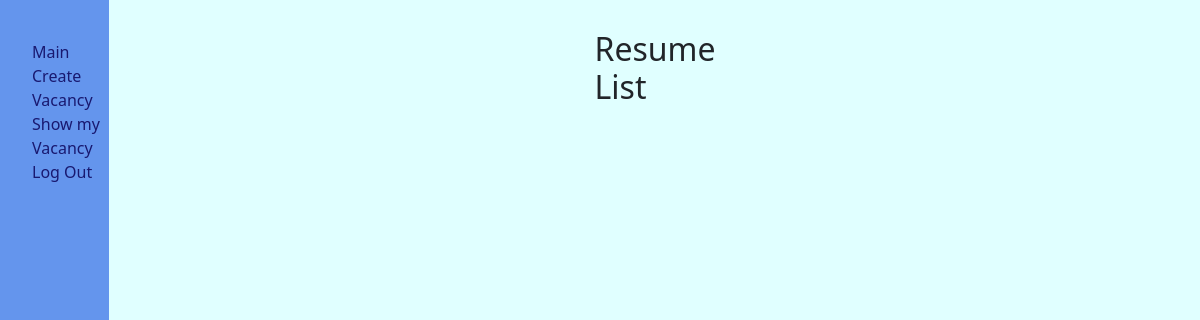
The page /employer/ on the database as committed earlier.
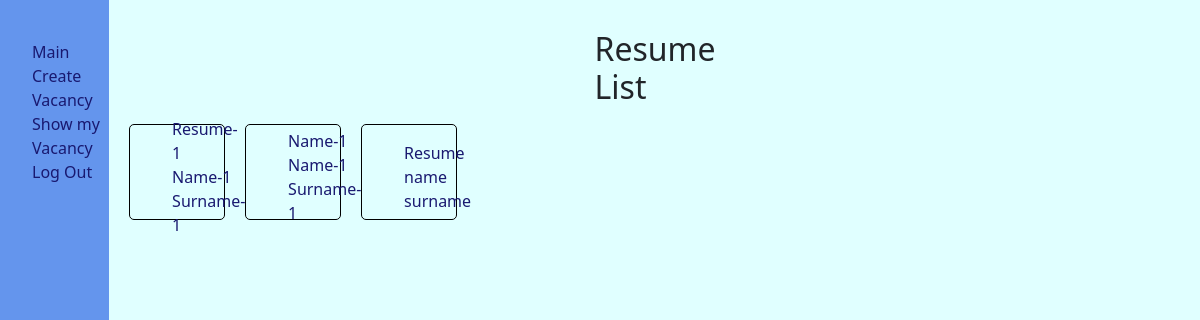
The same page on the database as committed later.
### main/models.py (models this page shows, shortened)
class Resume(models.Model):
    user = models.ForeignKey(User, on_delete=models.DO_NOTHING)
    title = models.CharField(max_length=255)
    name = models.CharField(max_length=255)
    surname = models.CharField(max_length=255)
    patronymic = models.CharField(max_length=255)
    birthdate = models.DateField()
    email = models.EmailField()
    skills = models.TextField()
    experience = models.TextField()
    education = models.TextField()
    slug = models.CharField(max_length=255, unique=True, null=True, blank=True)

### main/views.py (the view)
# urls.py: path('employer/', Employer.as_view(), name='employer'),
class Employer(ListView):
    model = Resume
    template_name = 'employer/employer.html'
    context_object_name = 'resumes'

### main/templates/employer/employer.html
{% extends 'extends/base.html' %}
{% block content %}
    <div class="resumes">
    <div class="res">
        <h2>Resume List</h2>
    </div>
    <div class="employer">
        {% for resume in resumes %}
            <div class="employ">
                <ul>
                    <li>
                        <a href="{% url 'resume_detail_em' pk=resume.pk %}">{{ resume.title }}<br>{{ resume.name }}<br>{{ resume.surname }}
                        </a></li>
                </ul>
            </div>
        {% endfor %}
    </div>
    </div>
{% endblock %}

### main/templates/extends/base.html (shortened to what this page needs)
<!doctype html>
{% load static %}
<html lang="en">
<head>
    <link rel="stylesheet" href="https://cdn.jsdelivr.net/npm/bootstrap@5.2.3/dist/css/bootstrap.min.css">
    <link rel="stylesheet" href="{% static 'style.css' %}">
</head>
<body>
<div class="start">
    <ul>
        <li><a href="{% url 'employer' %}">Main</a></li>
        <li><a href="{% url 'create' %}">Create Vacancy</a></li>
        <li><a href="{% url 'vacancy' %}">Show my Vacancy</a></li>
        <li>
            <a href="#" onclick="event.preventDefault(); document.getElementById('logout-form').submit();">Log Out</a>
        </li>
    </ul>
</div>
{% block content %}{% endblock %}
</body>
</html>

### static/style.css (style rules this page uses)
body { background-color: lightcyan; display: flex; }
.start { width: 10vw; height: 100vh; display: flex; flex-direction: flex-start; background-color: cornflowerblue; }
ul { margin-top: 40px; list-style-type: none; gap: 8px; }
a { gap: 2px; color: midnightblue; text-decoration: none; }
.employer { display: flex; flex-direction: row; gap: 20px; flex-wrap: wrap; margin-left: 20px; }
.employ { align-items: center; display: flex; flex-direction: row; width: 8vw; height: 12vh; border: 0.1em solid black; border-radius: 5px; padding: 5px 10px 20px; }
.res { margin: 30px auto; width: 10vw; height: 8vh; }
.resumes { display: flex; flex-direction: column; width: 100%; height: 100%; }

Rows that differ between the two databases and show on the page:
added Resume: title "Resume-1", name "Name-1", surname "Surname-1"
added Resume: title "Name-1", name "Name-1", surname "Surname-1"
added Resume: title "Resume", name "name", surname "surname"
